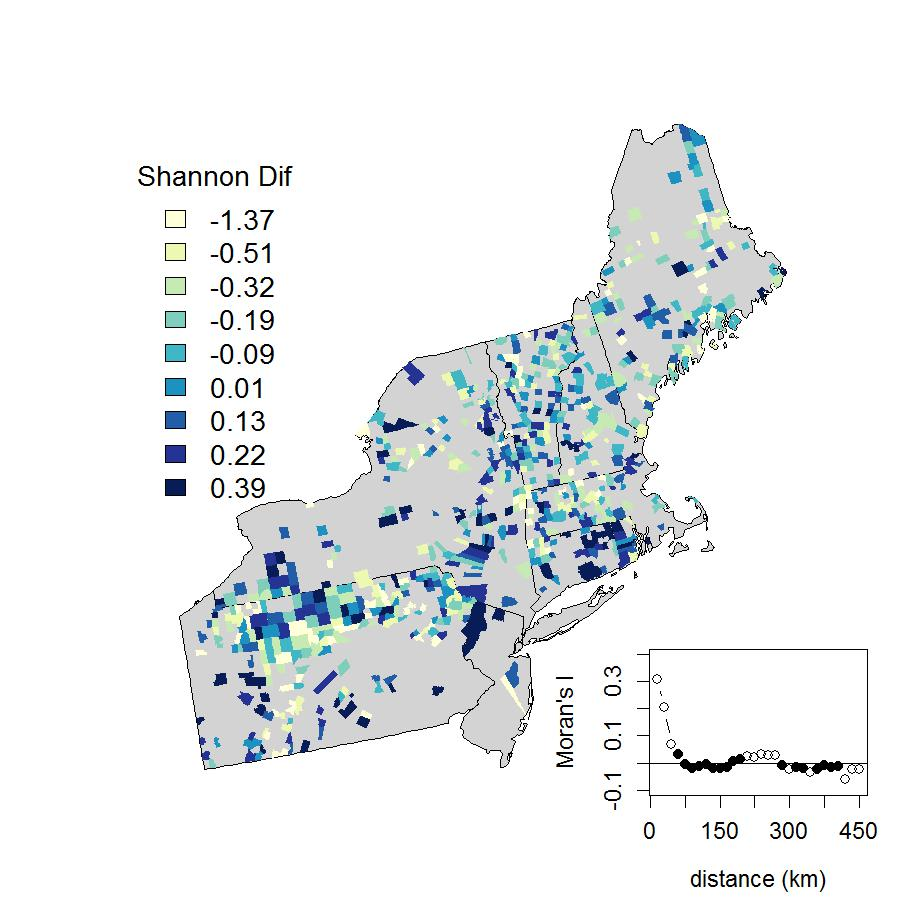

Reproduce this figure in R.
setwd("Y:\\Witnesstree_fia\\Maps_and_figures\\JTMapsR")
library(sp)
library(maptools)
library(RColorBrewer)
library(classInt)

GLO_DIV <- read.csv("D:\\Dropbox\\WT_FIA_Vellend\\GLO_Div.csv")
div.only <- subset(GLO_DIV , select = c("UniqueID",  "Shannon.dif", "Simpson.dif" ))

states <- readShapePoly("NE_states")
towns <- readShapePoly("basic_town_data")
full.shape <- readShapePoly("Y:\\Witnesstree_fia\\PROTOCOL/Spatial/all_study_data2")
study_data <- merge(full.shape, div.only, by.x = "UniqueID", by.y = "UniqueID", all.x = F)

#study_data <- full.shape[full.shape$Min_Thrshd == "0.9" | full.shape$Min_Thrshd == "0.95",]
df <- study_data@data




plotvar <- study_data@data$Shannon.dif
nclr <- 9
plotclr <- brewer.pal(nclr,"YlGnBu")
class <- classIntervals(plotvar, nclr, style="quantile")
colcode <- findColours(class, plotclr)

windows(8.5,8.5)

plot(states, col = "light grey")
plot(study_data, col = colcode, add = T, border = F)

legend(1189757, 2968200, legend= round(class$br, 2)[-length(class$br)],
       fill=attr(colcode, "palette"), cex=1.4, bty="n", title = "Shannon Dif")


require(ncf)
library(ncf)
summary(ols1 <- lm(Shannon.dif ~ 1, data=df)  )

## lets look at the rang of distances between town centers
geodist <- dist(data.frame(df$LONGITUDE, df$LATITUDE))
model <- ols1 # or binom1 or pois1
correlog1.1 <- correlog(df$LONGITUDE, df$LATITUDE, residuals(model),
                        na.rm=T, increment=15, resamp=100, latlon = TRUE)
par(fig=c(.6,1,.0,.4), new = T)
sym <- c(1, 16) # open and filled circles
plot(correlog1.1$correlation[1:30], type="b",
     pch= ifelse(correlog1.1$p[1:30]<0.05,1,16), #correct for multiple testing
     #pch=sym[(p.adjust(correlog1.1$p[1:20], "holm")<0.099)+1], #correct for multiple testing
     cex=1.15, lwd=1.5, xlab="distance (km)", ylab="Moran's I", cex.lab=1.15, cex.axis=1.15, xaxt = "n", ylim = c(-.1,.4))
at <-   seq(from = 0 , to = 30, by = 5)
axis(1, at = at, labels = at *15, cex.axis = 1.15)

abline(h=0)

savePlot("D:\\Dropbox\\WT_FIA_Vellend\\shannon_map", type="jpeg",  device = dev.cur(), restoreConsole = TRUE )
